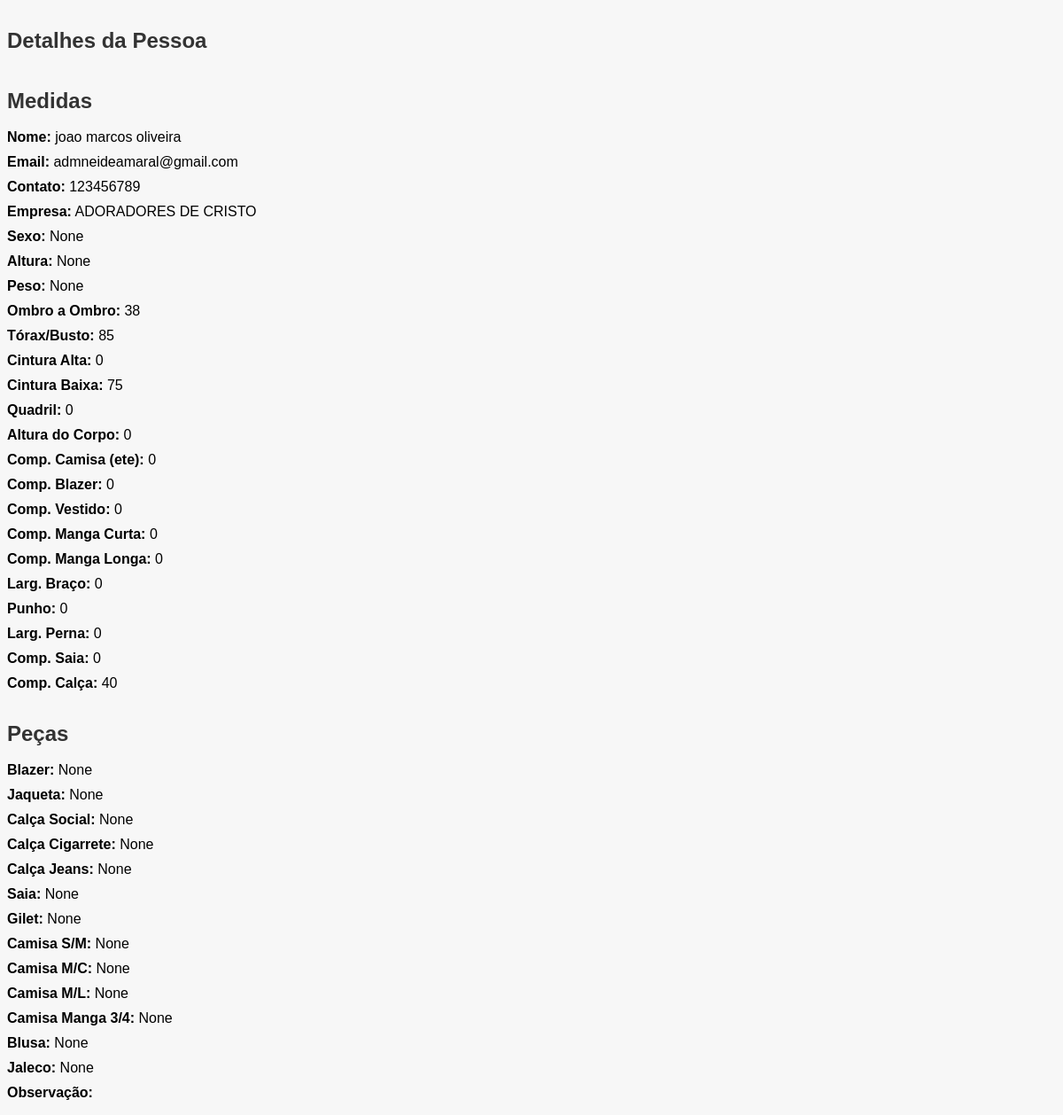
Page /pessoa/20/ on the earlier database version.
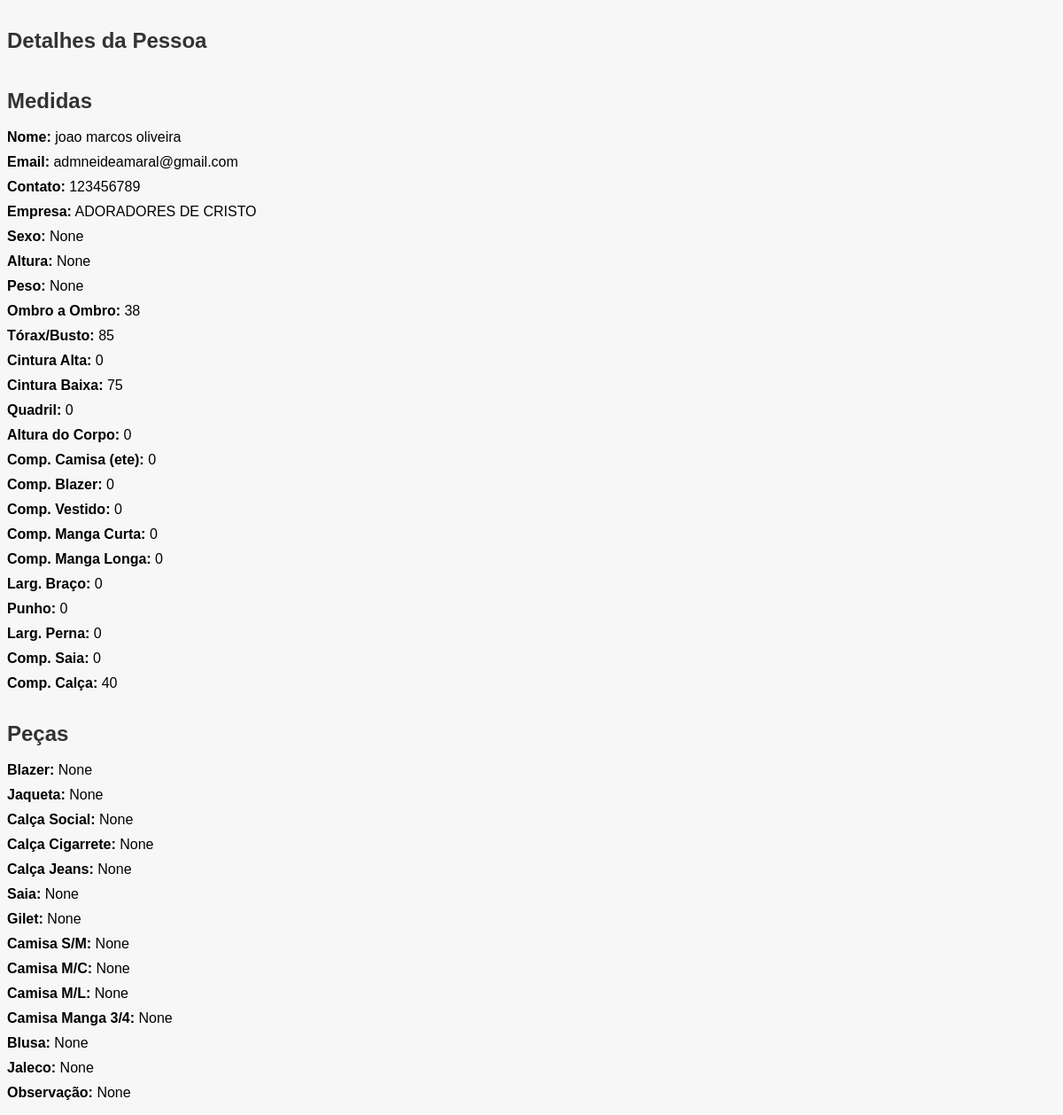
Same page on the later database version.
### app_medidas_clientes/models.py (models this page shows)
class Pessoa(models.Model):
    nome = models.CharField(max_length=100)
    email = models.EmailField()
    telefone_regex = RegexValidator(
        regex=r'^\+?1?\d{9,15}$',
        message="O número de telefone deve estar no formato: '+999999999'."
    )
    contato = models.CharField(validators=[telefone_regex], max_length=16)
    empresa = models.CharField(max_length=110)
    sexo = models.CharField(max_length=20, null=True, blank=True)  # 'Masculino' ou 'Feminino'
    peso = models.DecimalField(max_digits=5, decimal_places=2, null=True, blank=True)
    altura = models.CharField(max_length=3, null=True, blank=True)
    ombro_ombro = models.CharField(max_length=10, null=True, blank=True)
    torax_busto = models.CharField(max_length=10, null=True, blank=True)
    cintura_alta = models.CharField(max_length=10, null=True, blank=True)
    cintura_baixa = models.CharField(max_length=10, null=True, blank=True)
    quadril = models.CharField(max_length=10, null=True, blank=True)
    altura_corpo = models.CharField(max_length=10, null=True, blank=True)
    comp_camisa = models.CharField(max_length=10, null=True, blank=True)
    comp_blazer = models.CharField(max_length=10, null=True, blank=True)
    comp_vestido = models.CharField(max_length=10, null=True, blank=True)
    comp_manga_curta = models.CharField(max_length=10, null=True, blank=True)
    comp_manga_longa = models.CharField(max_length=10, null=True, blank=True)
    larg_braco = models.CharField(max_length=10, null=True, blank=True)
    punho = models.CharField(max_length=10, null=True, blank=True)
    larg_perna = models.CharField(max_length=10, null=True, blank=True)
    comp_saia = models.CharField(max_length=10, null=True, blank=True)
    comp_calca = models.CharField(max_length=10, null=True, blank=True)
    tamanho_blazer = models.CharField(max_length=10, null=True, blank=True)
    tamanho_jaqueta = models.CharField(max_length=10, null=True, blank=True)
    tamanho_calca_social = models.CharField(max_length=10, null=True, blank=True)
    tamanho_calca_cigarrete = models.CharField(max_length=10, null=True, blank=True)
    tamanho_calca_jeans = models.CharField(max_length=10, null=True, blank=True)
    tamanho_saia = models.CharField(max_length=10, null=True, blank=True)
    tamanho_gilet = models.CharField(max_length=10, null=True, blank=True)
    tamanho_camisa_sem_manga = models.CharField(max_length=10, null=True, blank=True)
    tamanho_camisa_manga_curta = models.CharField(max_length=10, null=True, blank=True)
    tamanho_camisa_manga_longa = models.CharField(max_length=10, null=True, blank=True)
    tamanho_camisa_manga_3_4 = models.CharField(max_length=10, null=True, blank=True)
    tamanho_blusa = models.CharField(max_length=10, null=True, blank=True)
    tamanho_jaleco = models.CharField(max_length=10, null=True, blank=True)
    observacao = models.TextField(null=True, blank=True)

### app_medidas_clientes/views.py (the view)
# urls.py: path('pessoa/<int:pessoa_id>/', views.exibir_pessoa, name='detalhes_pessoa'),
def exibir_pessoa(request, pessoa_id):
    pessoa = get_object_or_404(Pessoa, id=pessoa_id)
    return render(request, 'exibir_pessoa.html', {'pessoa': pessoa})

### app_medidas_clientes/templates/exibir_pessoa.html (shortened to what this page needs)
{% load static %}
<!DOCTYPE html>
<html>
  <head>
    <link
      rel="stylesheet"
      type="text/css"
      href="{% static 'app_medidas_clientes/busca.css' %}"
    />
    {% load static %}
  </head>
  <body>
    {% block content %} {% if pessoa %}
    <h2>Detalhes da Pessoa</h2>
    <ul>
      <h2>Medidas</h2>
      <br />
      <li><strong>Nome:</strong> {{ pessoa.nome }}</li>
      <li><strong>Email:</strong> {{ pessoa.email }}</li>
      <li><strong>Contato:</strong> {{ pessoa.contato }}</li>
      <li><strong>Empresa:</strong> {{ pessoa.empresa }}</li>
      <li><strong>Sexo:</strong> {{ pessoa.sexo }}</li>
      <li><strong>Altura:</strong> {{ pessoa.altura }}</li>
      <li><strong>Peso:</strong> {{ pessoa.peso }}</li>
      <li><strong>Ombro a Ombro:</strong> {{ pessoa.ombro_ombro }}</li>
      <li><strong>Tórax/Busto:</strong> {{ pessoa.torax_busto }}</li>
      <li><strong>Cintura Alta:</strong> {{ pessoa.cintura_alta }}</li>
      <li><strong>Cintura Baixa:</strong> {{ pessoa.cintura_baixa }}</li>
      <li><strong>Quadril:</strong> {{ pessoa.quadril }}</li>
      <li><strong>Altura do Corpo:</strong> {{ pessoa.altura_corpo }}</li>
      <li><strong>Comp. Camisa (ete):</strong> {{ pessoa.comp_camisa }}</li>
      <li><strong>Comp. Blazer:</strong> {{ pessoa.comp_blazer }}</li>
      <li><strong>Comp. Vestido:</strong> {{ pessoa.comp_vestido }}</li>
      <li><strong>Comp. Manga Curta:</strong> {{ pessoa.comp_manga_curta }}</li>
      <li><strong>Comp. Manga Longa:</strong> {{ pessoa.comp_manga_longa }}</li>
      <li><strong>Larg. Braço:</strong> {{ pessoa.larg_braco }}</li>
      <li><strong>Punho:</strong> {{ pessoa.punho }}</li>
      <li><strong>Larg. Perna:</strong> {{ pessoa.larg_perna }}</li>
      <li><strong>Comp. Saia:</strong> {{ pessoa.comp_saia }}</li>
      <li><strong>Comp. Calça:</strong> {{ pessoa.comp_calca }}</li>
      <h2>Peças</h2>
      <br />
      <li><strong>Blazer:</strong> {{ pessoa.tamanho_blazer }}</li>
      <li><strong>Jaqueta:</strong> {{ pessoa.tamanho_jaqueta }}</li>
      <li><strong>Calça Social:</strong> {{ pessoa.tamanho_calca_social }}</li>
      <li>
        <strong>Calça Cigarrete:</strong> {{ pessoa.tamanho_calca_cigarrete }}
      </li>
      <li><strong>Calça Jeans:</strong> {{ pessoa.tamanho_calca_jeans }}</li>
      <li><strong>Saia:</strong> {{ pessoa.tamanho_saia }}</li>
      <li><strong>Gilet:</strong> {{ pessoa.tamanho_gilet }}</li>
      <li>
        <strong>Camisa S/M:</strong> {{ pessoa.tamanho_camisa_sem_manga }}
      </li>
      <li>
        <strong>Camisa M/C:</strong> {{ pessoa.tamanho_camisa_manga_curta }}
      </li>
      <li>
        <strong>Camisa M/L:</strong> {{ pessoa.tamanho_camisa_manga_longa }}
      </li>
      <li>
        <strong>Camisa Manga 3/4:</strong> {{ pessoa.tamanho_camisa_manga_3_4 }}
      </li>
      <li><strong>Blusa:</strong> {{ pessoa.tamanho_blusa }}</li>
      <li><strong>Jaleco:</strong> {{ pessoa.tamanho_jaleco }}</li>
      <li><strong>Observação:</strong> {{ pessoa.observacao }}</li>
    </ul>
    {% else %}
    <p>Pessoa não encontrada.</p>
    {% endif %} {% endblock %}
  </body>
</html>

Differences in the rows shown:
changed Pessoa "joao marcos oliveira": observacao (not shown) → "None"
